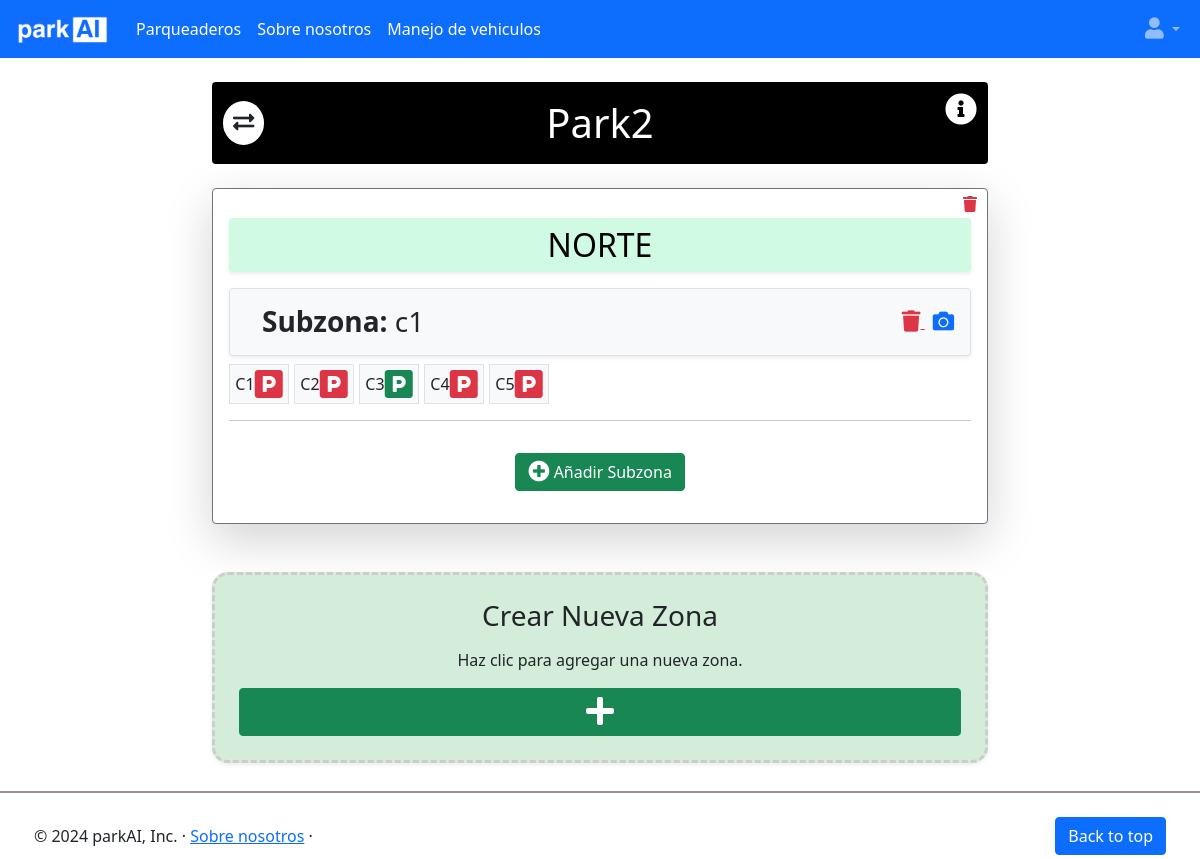
The app's page /parkingadmin/parking_management/22/ (signed in) with its own data.
### parkingadmin/models.py (models this page shows)
class Parqueadero(models.Model):
    OPCIONES_ESTADO_PARQUEADERO = [
        ('Activo', 'Activo'),
        ('Inactivo', 'Inactivo'),]
    prq_id = models.AutoField(primary_key=True)
    prq_nombre = models.CharField(max_length=40)
    prq_estado = models.CharField(max_length=15, choices=OPCIONES_ESTADO_PARQUEADERO, default='Activo')
    prq_precio_dia = models.DecimalField(max_digits=10, decimal_places=2, null=True, blank=True)
    prq_precio_hora = models.DecimalField(max_digits=10, decimal_places=2, null=True, blank=True)
    prq_organizacion_id = models.ForeignKey(Organizacion, on_delete=models.CASCADE, default=None)
    prq_direccion_parqueadero = models.CharField(max_length=300, default="")

class Zona(models.Model):
    zna_id = models.AutoField(primary_key=True)
    zna_parqueadero_id = models.ForeignKey(Parqueadero, on_delete=models.CASCADE, default=None)
    zna_nombre_zona = models.CharField(max_length=100, default="")

class Conjunto_celdas(models.Model):
    cnj_id = models.AutoField(primary_key=True)
    cnj_zona_id = models.ForeignKey(Zona, on_delete=models.CASCADE,default=None)
    cnj_nombre_conjunto = models.CharField(max_length=50, default="")

class Celda(models.Model):
    OPCIONES_ESTADO_CELDA = [
        ('occupied', 'occupied'),
        ('empty', 'empty'),
        ('unavailable','unavailable')]
    cld_id = models.AutoField(primary_key=True)
    cld_nombre_celda = models.CharField(max_length=40,default="") #Nombre de celda dentro del parqueadero
    cld_conjunto_celdas_id = models.ForeignKey(Conjunto_celdas, on_delete=models.CASCADE,default=None)
    cld_estado = models.CharField(max_length=20, choices=OPCIONES_ESTADO_CELDA, default='unavailable')

### parkingadmin/views.py (the view)
# urls.py: path('parking_management/<int:parqueadero_id>/', views.informacion_parqueadero, name="informacion_parqueadero"),
@organizacion_required
def informacion_parqueadero(request,parqueadero_id):
    parqueadero = Parqueadero.objects.get(prq_id = parqueadero_id)
    zonas = Zona.objects.filter(zna_parqueadero_id = parqueadero)
    lista_zonas = []
    for zona in zonas:
        dic_zona = {
            'info_zona':zona,
            'conjunto_celdas':[]
        }
        conjunto_celdas = Conjunto_celdas.objects.filter(cnj_zona_id=zona)
        for cnj in conjunto_celdas:
            dic_cnj_celda = {
                'info_conjunto': cnj,
                'celdas':[]
            }
            celdas = Celda.objects.filter(cld_conjunto_celdas_id = cnj)
            for celda in celdas:
                dic_cnj_celda['celdas'].append({'info_celda':celda})
            dic_zona['conjunto_celdas'].append(dic_cnj_celda)
        lista_zonas.append(dic_zona)
    return render(request,'informacion_parqueadero.html',{'parqueadero': parqueadero, 'info_zonas': lista_zonas})

### parkingadmin/templates/informacion_parqueadero.html (shortened to what this page needs)
{% extends "base_home.html" %}
{% load static %}
{% block content %}
<div class="container-fluid">
    <div class="row justify-content-center mt-4">
        <div class="col-12 col-md-8 mb-4">
            <div class="card text-center bg-black text-white rounded position-relative">
                <div class="card-body d-flex align-items-center justify-content-center position-relative">
                    <a href="{% url 'lectura_placa_vehiculo' parqueadero.prq_id %}" class="position-absolute" style="left: 10px; top: 50%; transform: translateY(-50%); background-color: white; padding: 10px; border-radius: 50%;" title="Flujo Vehicular">
                        <i class="fa fa-exchange-alt fa-lg text-dark"></i>
                    </a>
                    <h1 class="card-title m-0">{{ parqueadero.prq_nombre }}</h1>
                    <a href="#" data-bs-toggle="modal" data-bs-target="#infoModal" class="position-absolute" style="top: 10px; right: 10px;">
                        <i class="fa fa-info-circle fa-2x text-white"></i>
                    </a>
                </div>
            </div>
        </div>
        {% for zona_data in info_zonas %}
            <div class="col-12 col-md-8 mb-4">
                <div class="card p-3 position-relative bg-white border-secondary shadow-lg">
                    <div class="position-absolute" style="top: 3px; right: 10px;">
                        <a href="{% url 'eliminar_zona' zona_data.info_zona.zna_id %}" title="Eliminar Zona">
                            <i class="fa fa-trash fa-x text-danger"></i>
                        </a>
                    </div>
                    <div class="text-black text-center p-2 rounded shadow-sm" style="margin-top: 13px; background-color: #d1fae5;">
                        <h2 class="text-uppercase m-0">{{ zona_data.info_zona.zna_nombre_zona }}</h2>
                    </div>
                    {% for conjunto_data in zona_data.conjunto_celdas %}
                    <div class="mt-3 p-3 border rounded bg-light shadow-sm d-flex align-items-center justify-content-between">
                        <div class="d-flex align-items-center">
                            <h3 class="m-0 ms-3 text-dark">
                                <strong>Subzona:</strong> {{ conjunto_data.info_conjunto.cnj_nombre_conjunto }}
                            </h3>
                        </div>
                        <div>
                            <a href="{% url 'eliminar_conjunto_celdas' conjunto_data.info_conjunto.cnj_id %}" class="text-danger me-2" title="Eliminar Subzona">
                                <i class="fa fa-trash fa-lg"></i>
                            </a>
                            <a href="{% url 'validar_disponibilidad_celdas' conjunto_data.info_conjunto.cnj_id %}" class="text-primary" title="Ingresar imagen subzona">
                                <i class="fa fa-camera fa-lg" aria-hidden="true"></i>
                            </a>
                        </div>
                    </div>
                    <div class="d-flex flex-wrap mt-2" style="gap: 5px;">
                        {% for celda_data in conjunto_data.celdas %}
                            <div style="padding: 0; margin: 0;">
                                <div class="d-flex align-items-center justify-content-center border bg-light" style="height: 40px; width: 60px;">
                                    <span class="text-center">{{ celda_data.info_celda.cld_nombre_celda }}</span>
                                    {% if celda_data.info_celda.cld_estado == "occupied" %}
                                        <i class="fa fa-parking fa-2x text-danger" aria-hidden="true"></i>
                                    {% elif celda_data.info_celda.cld_estado == "empty" %}
                                        <i class="fa fa-parking fa-2x text-success" aria-hidden="true"></i>
                                    {% else %}
                                        <i class="fa fa-parking fa-2x text-primary" aria-hidden="true"></i>
                                    {% endif %}
                                </div>
                            </div>
                        {% endfor %}
                    </div>
                    <hr class="my-3">
                    {% endfor %}
                    <div class="text-center my-3">
                        <a href="{% url 'crear_conjunto_celdas' zona_data.info_zona.zna_id %}" class="btn btn-success">
                            <i class="fa fa-plus-circle fa-lg"></i> Añadir Subzona
                        </a>
                    </div>
                </div>
            </div>
        {% endfor %}
        <div class="col-12 col-md-8 mt-4">
            <div class="card text-center p-4 shadow-sm" style="border-radius: 1rem; background-color: #d4edda; border: 3px dashed #ccc;">
                <h3 class="mb-3">Crear Nueva Zona</h3>
                <p class="mb-3">Haz clic para agregar una nueva zona.</p>
                <a href="{% url 'crear_zona' parqueadero.prq_id %}" class="btn btn-success">
                    <i class="fa fa-plus fa-2x" aria-hidden="true"></i>
                </a>
            </div>
        </div>
    </div>
</div>
{% endblock content %}

### records on screen
Parqueadero: prq_nombre "Park2"
Zona: info_zona.zna_nombre_zona "NORTE"
Conjunto_celdas: info_conjunto.cnj_nombre_conjunto "c1"
Celda: info_celda.cld_nombre_celda "C1", cld_estado "occupied" (drawn)
Celda: info_celda.cld_nombre_celda "C2", cld_estado "occupied" (drawn)
Celda: info_celda.cld_nombre_celda "C3", cld_estado "empty" (drawn)
Celda: info_celda.cld_nombre_celda "C4", cld_estado "occupied" (drawn)
Celda: info_celda.cld_nombre_celda "C5", cld_estado "occupied" (drawn)
